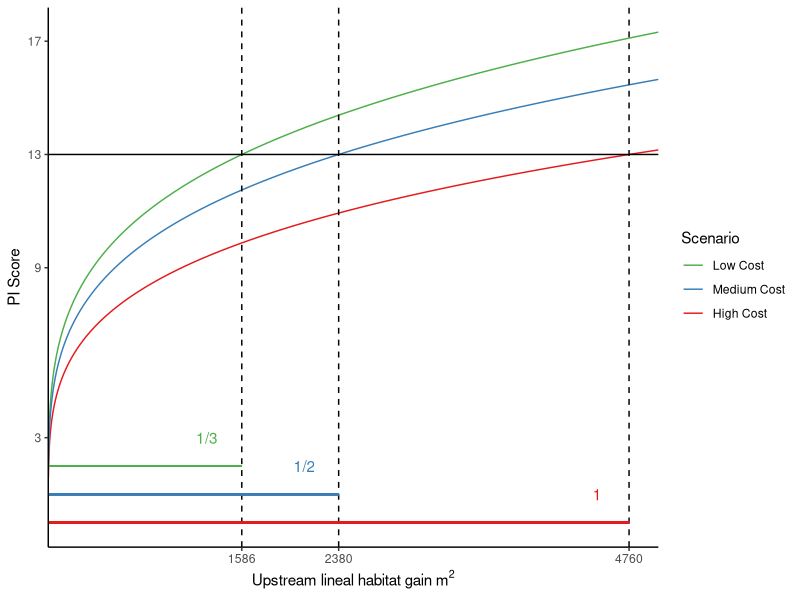
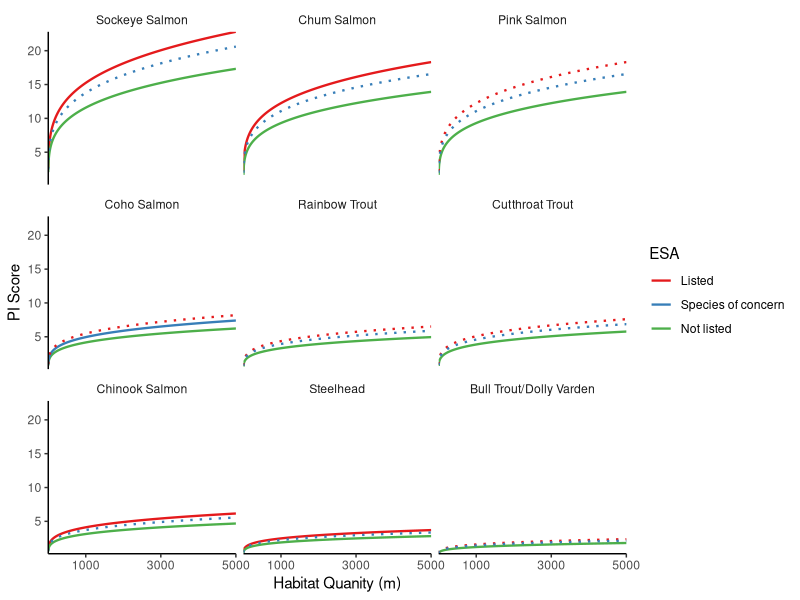
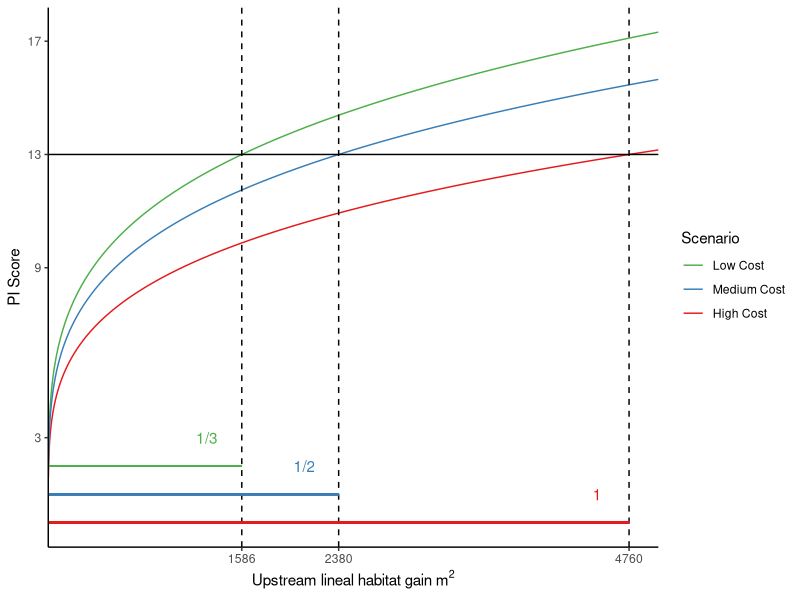
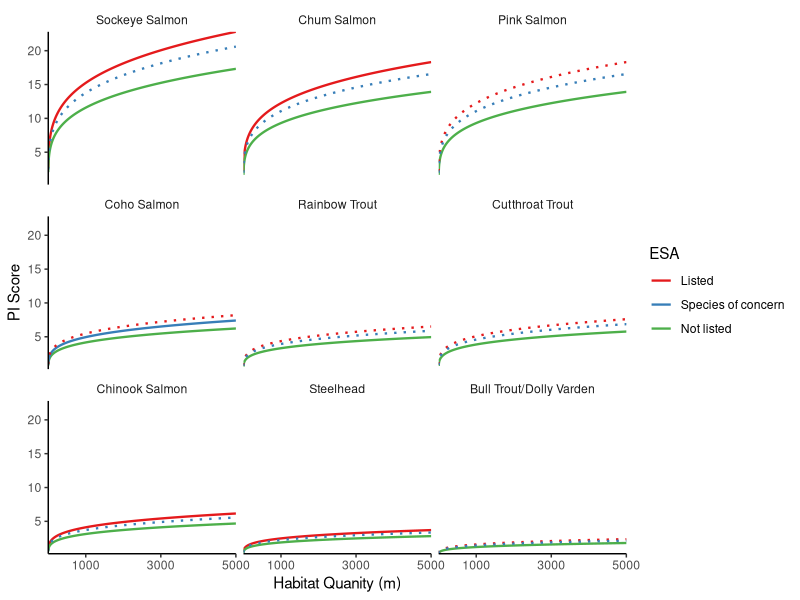

The R source for these figures, in order:
#load libraries
library(tidyverse)
library(here)
library(RColorBrewer)
library(ragg)

#----------------------------------
#Figure 4
#creating dummy models where M and D are held constant
HighCost <- data.frame(B=1, P=3, H=1:5000, Scenario = "Low Cost", M=2, D=1, C=3) %>% 
  mutate(PI = (B*P*H*M*D*C)^(1/4))
MedCost <- data.frame(B=1, P=3, H=1:5000, Scenario = "Medium Cost", M=2, D=1, C=2) %>% 
  mutate(PI = (B*P*H*M*D*C)^(1/4))
LowCost <- data.frame(B=1, P=3, H=1:5000, Scenario = "High Cost", M=2, D=1, C=1) %>% 
  mutate(PI = (B*P*H*M*D*C)^(1/4))

#merging the datasets
Cost = rbind(HighCost, MedCost, LowCost)

#plotting results
#Horizontal PI value (y=13) based on the average PI for the WDFW dataset 

Figure4 <- ggplot(data = Cost, aes(x = H, y = PI, color = Scenario))+
  geom_line()+
  theme_classic()+
  geom_hline(yintercept = 13)+
  geom_vline(xintercept = c(1586, 2380, 4760), linetype = "dashed")+
  geom_segment(aes(x = 0, y = 0, xend = 4760, yend = 0), color = "#e41a1c")+
  annotate(geom = "text", x = 4500, y = 1, label = "1", color = "#e41a1c")+
  geom_segment(aes(x = 0, y = 1, xend = 2380, yend = 1), color = "#377eb8")+
  annotate(geom = "text", x = 2100, y = 2, label = "1/2", color = "#377eb8")+
  geom_segment(aes(x = 0, y = 2, xend = 1586, yend = 2), color = "#4daf4a")+
  annotate(geom = "text", x = 1300, y = 3, label = "1/3", color = "#4daf4a")+
  scale_y_continuous(breaks = c(3, 9, 13, 17))+
  scale_x_continuous(breaks = c(1586, 2380, 4760),
                     expand = c(0,0))+
  labs(x = expression(Upstream~lineal~habitat~gain~m^2), y = "PI Score") +
  scale_color_manual(breaks = c("Low Cost", "Medium Cost", "High Cost"), 
                     values = c("#4daf4a", "#377eb8", "#e41a1c")) 

Figure4

#Export
ggsave(dpi = 300, units = "in", here("output/Figures","Figure4.tiff"), plot = Figure4, 
       device = agg_tiff, width = 5, height = 4)

#----------------------------------
#Figure 5
#Create dummy dataframes for each species and each run type
#ESA listing status in case area was referenced from salmonscape
#Chinook
CoastChinook<- data.frame(B=1, P=0.016, H=1:5000, Species = "Chinook Salmon", ESA = "Not listed",Run = "WA Coast", Scenario = "Real", M=2, D=1, C=3) %>% 
  mutate(PI = (B*P*H*M*D*C)^(1/4))
PugetChinook <- data.frame(B=1, P=0.016, H=1:5000, Species = "Chinook Salmon", ESA = "Listed", Run = "Puget Sound", Scenario = "Real", M=2, D=3, C=3) %>% 
  mutate(PI = (B*P*H*M*D*C)^(1/4))
ChinookS<- data.frame(B=1, P=0.016, H=1:5000, Species = "Chinook Salmon", ESA = "Species of concern",Run = "WA Coast", Scenario = "Scenario", M=2, D=2, C=3) %>% 
  mutate(PI = (B*P*H*M*D*C)^(1/4))

#Coho
OPCoho<- data.frame(B=1, P=0.05, H=1:5000, Species = "Coho Salmon", ESA = "Not listed", Run = "Olympic Peninsula/SW WA", Scenario = "Real", M=2, D=1, C=3) %>% 
  mutate(PI = (B*P*H*M*D*C)^(1/4))
PugetCoho <- data.frame(B=1, P=0.05, H=1:5000, Species = "Coho Salmon", ESA = "Species of concern", Run = "Puget Sound", Scenario = "Real", M=2, D=2, C=3) %>% 
  mutate(PI = (B*P*H*M*D*C)^(1/4))
CohoS<- data.frame(B=1, P=0.05, H=1:5000, Species = "Coho Salmon", ESA = "Listed", Run = "Olympic Peninsula/SW WA", Scenario = "Scenario", M=2, D=3, C=3) %>% 
  mutate(PI = (B*P*H*M*D*C)^(1/4))

#Sockeye
PlesantSockeye <- data.frame(B=1, P=3, H=1:5000, Species = "Sockeye Salmon", ESA = "Listed", Run = "Lake Plesant",  Scenario = "Real", M=2, D=3, C=3) %>% 
  mutate(PI = (B*P*H*M*D*C)^(1/4))
QuinaltSockeye <- data.frame(B=1, P=3, H=1:5000, Species = "Sockeye Salmon", ESA = "Not listed", Run = "Quinalt/Baker River", Scenario = "Real",  M=2, D=1, C=3) %>% 
  mutate(PI = (B*P*H*M*D*C)^(1/4))
SockeyeS <- data.frame(B=1, P=3, H=1:5000, Species = "Sockeye Salmon", ESA = "Species of concern", Run = "Quinalt/Baker River", Scenario = "Scenario",  M=2, D=2, C=3) %>% 
  mutate(PI = (B*P*H*M*D*C)^(1/4))

#Bull
Bull_Dolly <- data.frame(B=1, P=0.0007, H=1:5000, Species = "Bull Trout/Dolly Varden", ESA = "Not listed", Run = "NA", Scenario = "Real", M=1, D=1, C=3) %>% 
  mutate(PI = (B*P*H*M*D*C)^(1/4))
BullDollyS2 <- data.frame(B=1, P=0.0007, H=1:5000, Species = "Bull Trout/Dolly Varden", ESA = "Species of concern", Run = "NA", Scenario = "Scenario", M=1, D=2, C=3) %>% 
  mutate(PI = (B*P*H*M*D*C)^(1/4))
BullDollyS3 <- data.frame(B=1, P=0.0007, H=1:5000, Species = "Bull Trout/Dolly Varden", ESA = "Listed", Run = "NA", Scenario = "Scenario", M=1, D=3, C=3) %>% 
  mutate(PI = (B*P*H*M*D*C)^(1/4))

#Rainbow
Rainbow <- data.frame(B=1, P=0.04, H=1:5000, Species = "Rainbow Trout", ESA = "Not listed", Run = "NA", Scenario = "Real", M=1, D=1, C=3) %>% 
  mutate(PI = (B*P*H*M*D*C)^(1/4))
RainbowS2 <- data.frame(B=1, P=0.04, H=1:5000, Species = "Rainbow Trout", ESA = "Species of concern", Run = "NA", Scenario = "Scenario", M=1, D=2, C=3) %>% 
  mutate(PI = (B*P*H*M*D*C)^(1/4))
RainbowS3 <- data.frame(B=1, P=0.04, H=1:5000, Species = "Rainbow Trout", ESA = "Listed", Run = "NA", Scenario = "Scenario", M=1, D=3, C=3) %>% 
  mutate(PI = (B*P*H*M*D*C)^(1/4))

#Chum
HoodChum <- data.frame(B=1, P=1.25, H=1:5000, Species = "Chum Salmon", ESA = "Listed", Run = "Hood River", Scenario = "Real", M=2, D=3, C=3) %>% 
  mutate(PI = (B*P*H*M*D*C)^(1/4))
CoastChum <- data.frame(B=1, P=1.25, H=1:5000, Species = "Chum Salmon", ESA = "Not listed", Run = "Pacific Coast/Puget Sound", Scenario = "Real", M=2, D=1, C=3) %>% 
  mutate(PI = (B*P*H*M*D*C)^(1/4))
CoastChumS <- data.frame(B=1, P=1.25, H=1:5000, Species = "Chum Salmon", ESA = "Species of concern", Run = "Pacific Coast/Puget Sound", Scenario = "Scenario", M=2, D=2, C=3) %>% 
  mutate(PI = (B*P*H*M*D*C)^(1/4))

#Pink
OddPink <- data.frame(B=1, P=1.25, H=1:5000, Species = "Pink Salmon", ESA = "Not listed", Run = "Odd/Even", Scenario = "Real", M=2, D=1, C=3) %>% 
  mutate(PI = (B*P*H*M*D*C)^(1/4))
OddPinkS2 <- data.frame(B=1, P=1.25, H=1:5000, Species = "Pink Salmon", ESA = "Species of concern", Run = "Odd/Even", Scenario = "Scenario", M=2, D=2, C=3) %>% 
  mutate(PI = (B*P*H*M*D*C)^(1/4))
OddPinkS3 <- data.frame(B=1, P=1.25, H=1:5000, Species = "Pink Salmon", ESA = "Listed", Run = "Odd/Even", Scenario = "Scenario", M=2, D=3, C=3) %>% 
  mutate(PI = (B*P*H*M*D*C)^(1/4))

#Steelhead
OPSteelhead <- data.frame(B=1, P=0.0021, H=1:5000, Species = "Steelhead", ESA = "Not listed", Run = "Olympic Penninsula", Scenario = "Real", M=2, D=1, C=3) %>% 
  mutate(PI = (B*P*H*M*D*C)^(1/4))
PugetSteelhead <- data.frame(B=1, P=0.0021, H=1:5000, Species = "Steelhead", ESA = "Listed", Run = "Puget/SW WA", Scenario = "Real", M=2, D=3, C=3) %>% 
  mutate(PI = (B*P*H*M*D*C)^(1/4))
PugetSteelheadS <- data.frame(B=1, P=0.0021, H=1:5000, Species = "Steelhead", ESA = "Species of concern", Run = "Puget/SW WA", Scenario = "Scenario", M=2, D=2, C=3) %>% 
  mutate(PI = (B*P*H*M*D*C)^(1/4))

#Cutthroat
Cutthroat <- data.frame(B=1, P=0.037, H=1:5000, Species = "Cutthroat Trout", ESA = "Not listed", Run = "NA", Scenario = "Real", M=2, D=1, C=3) %>% 
  mutate(PI = (B*P*H*M*D*C)^(1/4))
CutthroatS2 <- data.frame(B=1, P=0.037, H=1:5000, Species = "Cutthroat Trout", ESA = "Species of concern", Run = "NA", Scenario = "Scenario", M=2, D=2, C=3) %>% 
  mutate(PI = (B*P*H*M*D*C)^(1/4))
CutthroatS3 <- data.frame(B=1, P=0.037, H=1:5000, Species = "Cutthroat Trout", ESA = "Listed", Run = "NA", Scenario = "Scenario", M=2, D=3, C=3) %>% 
  mutate(PI = (B*P*H*M*D*C)^(1/4))

#Join all the dataframes so that they can be plotted together
SpeciesJoin = rbind(Cutthroat, PugetSteelhead, OPSteelhead, OddPink,
                    CoastChum, HoodChum, Rainbow, Bull_Dolly, QuinaltSockeye, PlesantSockeye,
                    PugetCoho, OPCoho, CoastChinook, PugetChinook, ChinookS, CohoS, SockeyeS, BullDollyS3, BullDollyS2, RainbowS2, RainbowS3, CoastChumS, OddPinkS3, OddPinkS2, PugetSteelheadS, CutthroatS3, CutthroatS2)

#Plot Figure
Figure5 <- SpeciesJoin %>% 
  mutate(Species = fct_reorder(Species, desc(P))) %>% 
  ggplot(aes(x=H, y=PI, color=ESA))+
  geom_line(size=.8, aes(linetype = Scenario))+
  scale_color_manual(values=c("#e41a1c", "#377eb8", "#4daf4a"),
                     limits = c("Listed", "Species of concern", "Not listed"))+
  facet_wrap(~Species)+
  theme_classic()+
  theme(strip.background=element_blank())+
  scale_linetype_manual(values = c("solid", "dotted"),
                        guide = "none") +
  scale_x_continuous(expand = c(0,0),
                     breaks = c(1000, 3000, 5000))+
  scale_y_continuous(expand= c(0,0))+
  labs(x = "Habitat Quanity (m)", y = "PI Score")

Figure5

#Save Plot
ggsave(dpi = 300, units = "in", here("output/Figures","Figure5draft.tiff"), plot = Figure5, 
       device = agg_tiff, width = 5, height = 5)

#Final figure5 was made on illustrator
